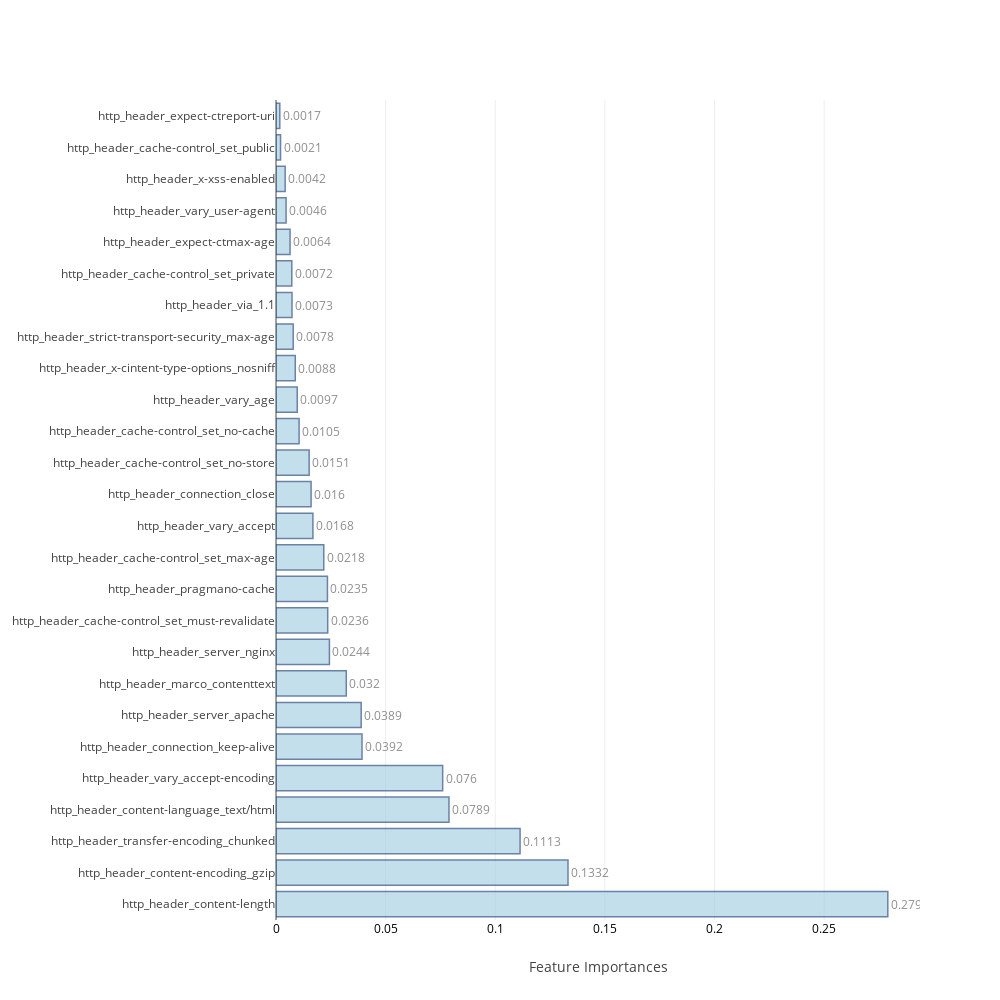
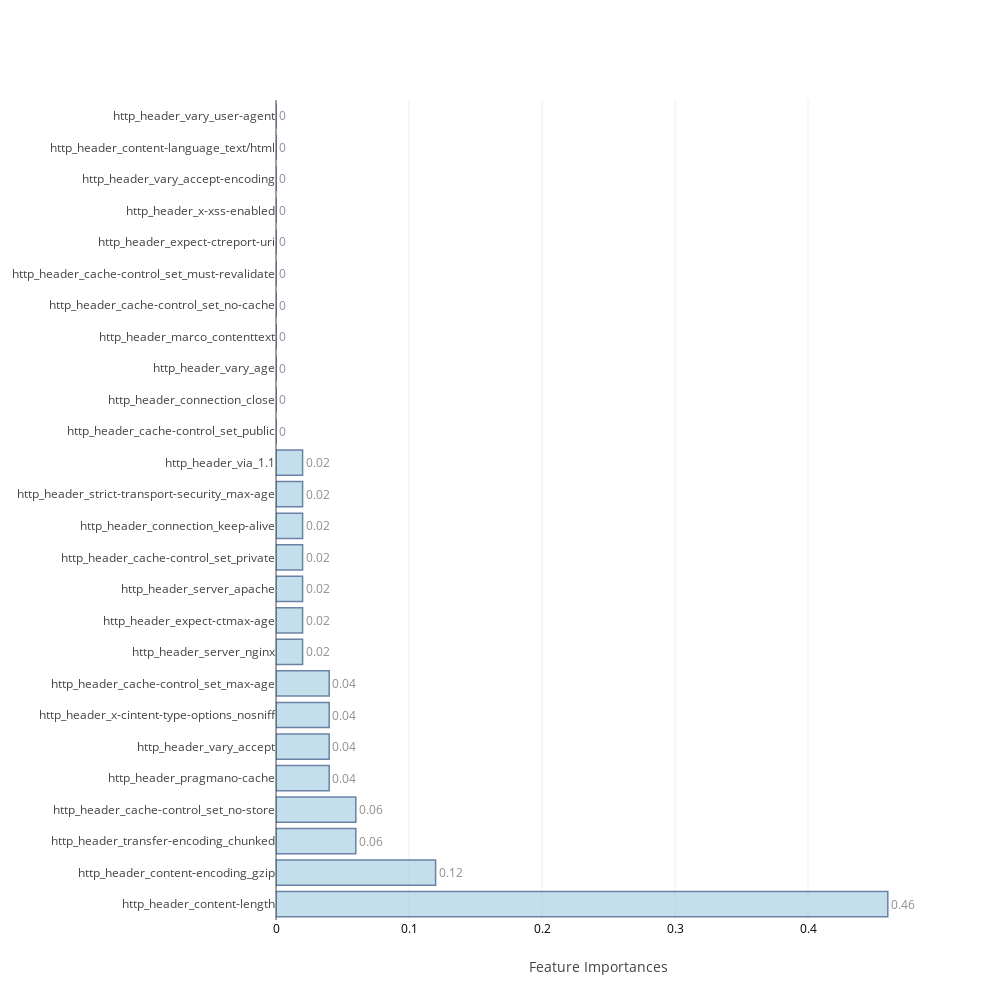
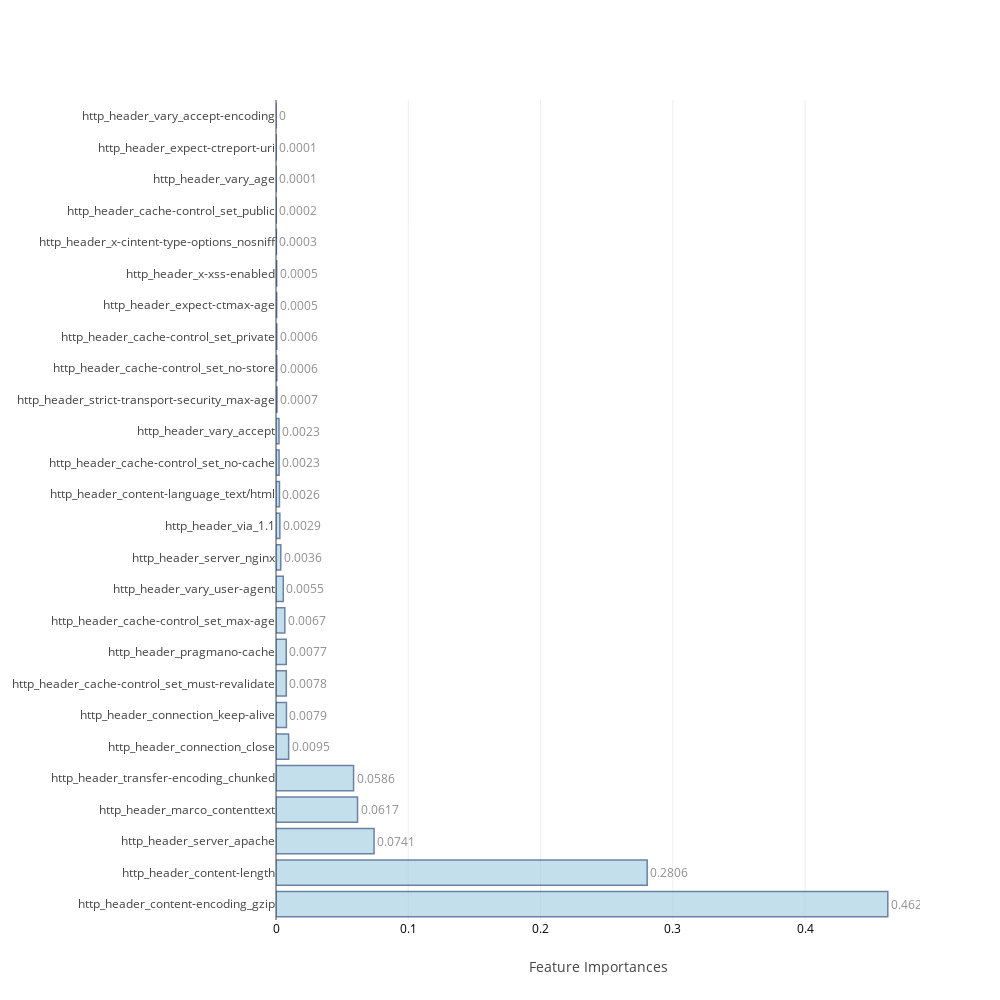
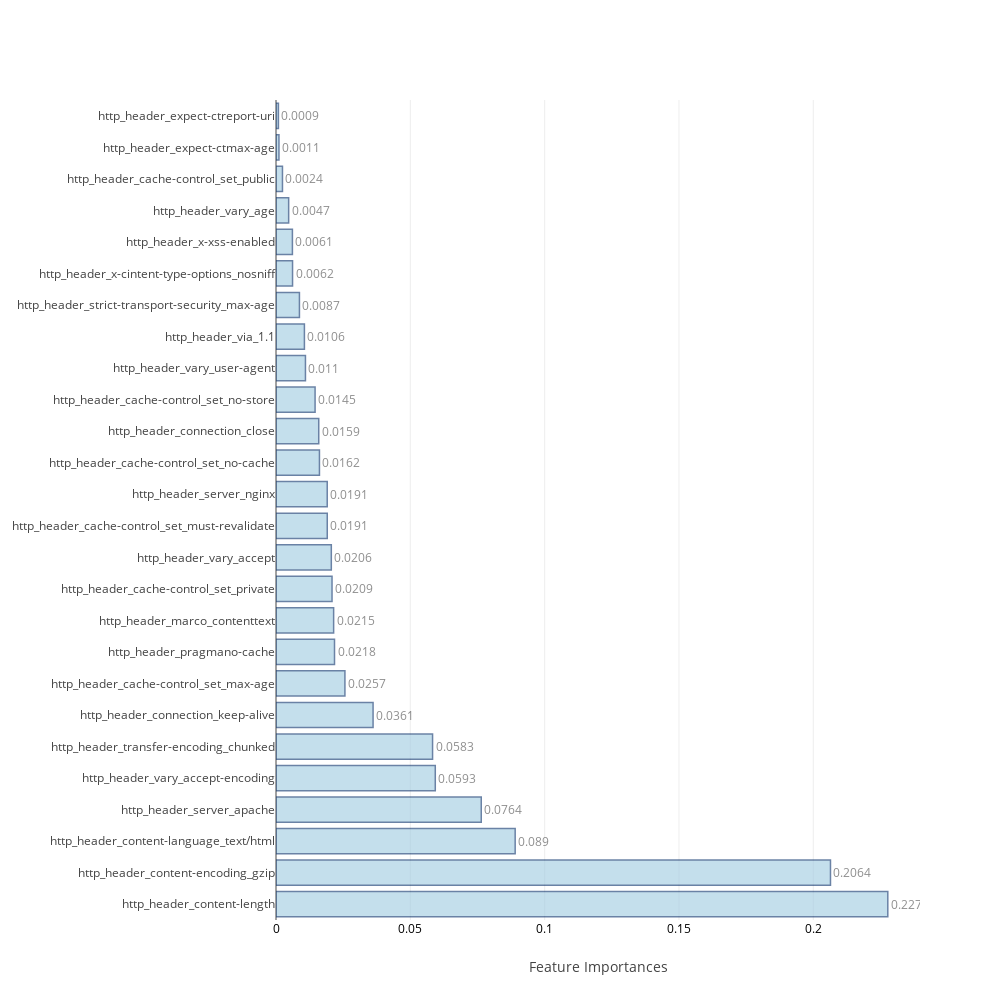

The notebook cell these images were saved under, in order:
### Code cell
feat_imp=[None]*4
j=0
for i in range(0,8):
    if i>=2 and i<=5:
        model,cm_train,cm_test,acc_train,acc_test,roc_auc,feat_imp[j]=f[i](X_train,Y_train,X_test,Y_test,columns)
        j=j+1
    else:
        model,cm_train,cm_test,acc_train,acc_test,roc_auc=f[i](X_train,Y_train,X_test,Y_test)
    table_80_50_train.loc[i]=   ([acc_train,cm_train.TP,cm_train.TN,cm_train.FP,cm_train.FN,cm_train.FPR,cm_train.FNR])
    table_80_50_test.loc[i] =   ([acc_test ,cm_test.TP, cm_test.TN, cm_test.FP, cm_test.FN, cm_test.FPR, cm_test.FNR,roc_auc])
    print("\n")

### Figure 1 — Plotly figure (JSON) as saved in the notebook; plotly's stock layout.template omitted (floating-point values rounded to 4 significant figures)
{"data": [{"marker": {"color": "rgb(158,202,225)", "line": {"color": "rgb(8,48,107)", "width": 1.5}}, "opacity": 0.6, "orientation": "h", "text": [0.279, 0.1332, 0.1113, 0.0789, 0.076, 0.0392, 0.0389, 0.032, 0.0244, 0.0236, 0.0235, 0.0218, 0.0168, 0.016, 0.0151, 0.0105, 0.0097, 0.0088, 0.0078, 0.0073, 0.0072, 0.0064, 0.0046, 0.0042, 0.0021, 0.0017], "textposition": "outside", "type": "bar", "uid": "8d931df9-35ca-4fc3-a33e-35b036a687bd", "x": [0.279, 0.1332, 0.1113, 0.07889, 0.07602, 0.03923, 0.03885, 0.03205, 0.02436, 0.02358, 0.02346, 0.02178, 0.01683, 0.016, 0.01511, 0.01053, 0.009685, 0.00879, 0.007843, 0.007291, 0.007208, 0.006408, 0.004591, 0.004177, 0.002075, 0.001728], "y": ["http_header_content-length", "http_header_content-encoding_gzip", "http_header_transfer-encoding_chunked", "http_header_content-language_text/html", "http_header_vary_accept-encoding", "http_header_connection_keep-alive", "http_header_server_apache", "http_header_marco_contenttext", "http_header_server_nginx", "http_header_cache-control_set_must-revalidate", "http_header_pragmano-cache", "http_header_cache-control_set_max-age", "http_header_vary_accept", "http_header_connection_close", "http_header_cache-control_set_no-store", "http_header_cache-control_set_no-cache", "http_header_vary_age", "http_header_x-cintent-type-options_nosniff", "http_header_strict-transport-security_max-age", "http_header_via_1.1", "http_header_cache-control_set_private", "http_header_expect-ctmax-age", "http_header_vary_user-agent", "http_header_x-xss-enabled", "http_header_cache-control_set_public", "http_header_expect-ctreport-uri"]}], "layout": {"autosize": false, "height": 1000, "width": 1000, "xaxis": {"tickfont": {"color": "black", "size": 12}, "title": "Feature Importances"}, "yaxis": {"automargin": true}}}

### Figure 2 — Plotly figure (JSON) as saved in the notebook; plotly's stock layout.template omitted (floating-point values rounded to 4 significant figures)
{"data": [{"marker": {"color": "rgb(158,202,225)", "line": {"color": "rgb(8,48,107)", "width": 1.5}}, "opacity": 0.6, "orientation": "h", "text": [0.46, 0.12, 0.06, 0.06, 0.04, 0.04, 0.04, 0.04, 0.02, 0.02, 0.02, 0.02, 0.02, 0.02, 0.02, 0, 0, 0, 0, 0, 0, 0, 0, 0, 0, 0], "textposition": "outside", "type": "bar", "uid": "4a84a5d3-b957-4eb0-8317-927e084a898b", "x": [0.46, 0.12, 0.06, 0.06, 0.04, 0.04, 0.04, 0.04, 0.02, 0.02, 0.02, 0.02, 0.02, 0.02, 0.02, 0, 0, 0, 0, 0, 0, 0, 0, 0, 0, 0], "y": ["http_header_content-length", "http_header_content-encoding_gzip", "http_header_transfer-encoding_chunked", "http_header_cache-control_set_no-store", "http_header_pragmano-cache", "http_header_vary_accept", "http_header_x-cintent-type-options_nosniff", "http_header_cache-control_set_max-age", "http_header_server_nginx", "http_header_expect-ctmax-age", "http_header_server_apache", "http_header_cache-control_set_private", "http_header_connection_keep-alive", "http_header_strict-transport-security_max-age", "http_header_via_1.1", "http_header_cache-control_set_public", "http_header_connection_close", "http_header_vary_age", "http_header_marco_contenttext", "http_header_cache-control_set_no-cache", "http_header_cache-control_set_must-revalidate", "http_header_expect-ctreport-uri", "http_header_x-xss-enabled", "http_header_vary_accept-encoding", "http_header_content-language_text/html", "http_header_vary_user-agent"]}], "layout": {"autosize": false, "height": 1000, "width": 1000, "xaxis": {"tickfont": {"color": "black", "size": 12}, "title": "Feature Importances"}, "yaxis": {"automargin": true}}}

### Figure 3 — Plotly figure (JSON) as saved in the notebook; plotly's stock layout.template omitted (floating-point values rounded to 4 significant figures)
{"data": [{"marker": {"color": "rgb(158,202,225)", "line": {"color": "rgb(8,48,107)", "width": 1.5}}, "opacity": 0.6, "orientation": "h", "text": [0.4625, 0.2806, 0.0741, 0.0617, 0.0586, 0.0095, 0.0079, 0.0078, 0.0077, 0.0067, 0.0055, 0.0036, 0.0029, 0.0026, 0.0023, 0.0023, 0.0007, 0.0006, 0.0006, 0.0005, 0.0005, 0.0003, 0.0002, 0.0001, 0.0001, 0], "textposition": "outside", "type": "bar", "uid": "d2c9c3dc-2779-4630-94c6-bdd787840a80", "x": [0.4625, 0.2806, 0.07413, 0.06165, 0.05864, 0.009545, 0.007887, 0.007788, 0.007747, 0.006667, 0.00551, 0.00361, 0.002907, 0.002617, 0.00233, 0.002259, 0.0007139, 0.0006229, 0.0005808, 0.0005063, 0.0004921, 0.0002936, 0.0001761, 0.0001309, 0.0001021, 0], "y": ["http_header_content-encoding_gzip", "http_header_content-length", "http_header_server_apache", "http_header_marco_contenttext", "http_header_transfer-encoding_chunked", "http_header_connection_close", "http_header_connection_keep-alive", "http_header_cache-control_set_must-revalidate", "http_header_pragmano-cache", "http_header_cache-control_set_max-age", "http_header_vary_user-agent", "http_header_server_nginx", "http_header_via_1.1", "http_header_content-language_text/html", "http_header_cache-control_set_no-cache", "http_header_vary_accept", "http_header_strict-transport-security_max-age", "http_header_cache-control_set_no-store", "http_header_cache-control_set_private", "http_header_expect-ctmax-age", "http_header_x-xss-enabled", "http_header_x-cintent-type-options_nosniff", "http_header_cache-control_set_public", "http_header_vary_age", "http_header_expect-ctreport-uri", "http_header_vary_accept-encoding"]}], "layout": {"autosize": false, "height": 1000, "width": 1000, "xaxis": {"tickfont": {"color": "black", "size": 12}, "title": "Feature Importances"}, "yaxis": {"automargin": true}}}

### Figure 4 — Plotly figure (JSON) as saved in the notebook; plotly's stock layout.template omitted (floating-point values rounded to 4 significant figures)
{"data": [{"marker": {"color": "rgb(158,202,225)", "line": {"color": "rgb(8,48,107)", "width": 1.5}}, "opacity": 0.6, "orientation": "h", "text": [0.2277, 0.2064, 0.089, 0.0764, 0.0593, 0.0583, 0.0361, 0.0257, 0.0218, 0.0215, 0.0209, 0.0206, 0.0191, 0.0191, 0.0162, 0.0159, 0.0145, 0.011, 0.0106, 0.0087, 0.0062, 0.0061, 0.0047, 0.0024, 0.0011, 0.0009], "textposition": "outside", "type": "bar", "uid": "18bc4371-2bd9-42e7-8333-217781ccc426", "x": [0.2277, 0.2064, 0.08903, 0.0764, 0.05929, 0.05828, 0.03613, 0.02565, 0.02178, 0.02145, 0.02086, 0.02059, 0.01908, 0.01906, 0.01617, 0.01591, 0.01455, 0.01096, 0.01058, 0.00872, 0.006161, 0.006107, 0.004712, 0.002409, 0.001097, 0.0008974], "y": ["http_header_content-length", "http_header_content-encoding_gzip", "http_header_content-language_text/html", "http_header_server_apache", "http_header_vary_accept-encoding", "http_header_transfer-encoding_chunked", "http_header_connection_keep-alive", "http_header_cache-control_set_max-age", "http_header_pragmano-cache", "http_header_marco_contenttext", "http_header_cache-control_set_private", "http_header_vary_accept", "http_header_cache-control_set_must-revalidate", "http_header_server_nginx", "http_header_cache-control_set_no-cache", "http_header_connection_close", "http_header_cache-control_set_no-store", "http_header_vary_user-agent", "http_header_via_1.1", "http_header_strict-transport-security_max-age", "http_header_x-cintent-type-options_nosniff", "http_header_x-xss-enabled", "http_header_vary_age", "http_header_cache-control_set_public", "http_header_expect-ctmax-age", "http_header_expect-ctreport-uri"]}], "layout": {"autosize": false, "height": 1000, "width": 1000, "xaxis": {"tickfont": {"color": "black", "size": 12}, "title": "Feature Importances"}, "yaxis": {"automargin": true}}}
